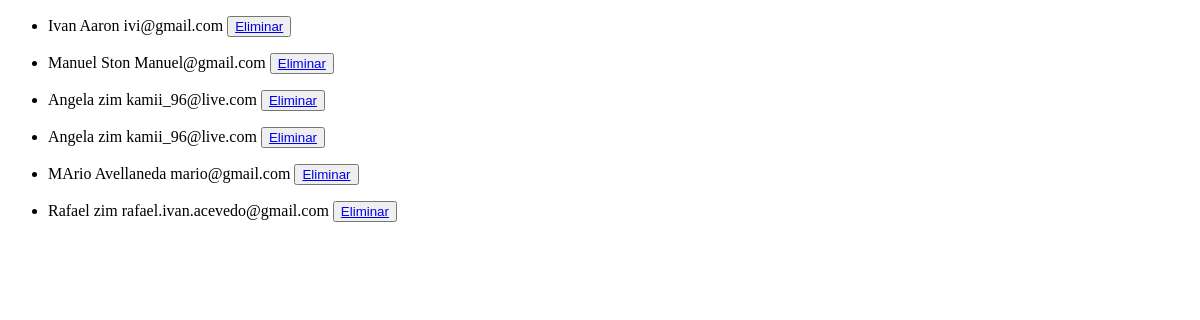
Page /profesor/list on the earlier database version.
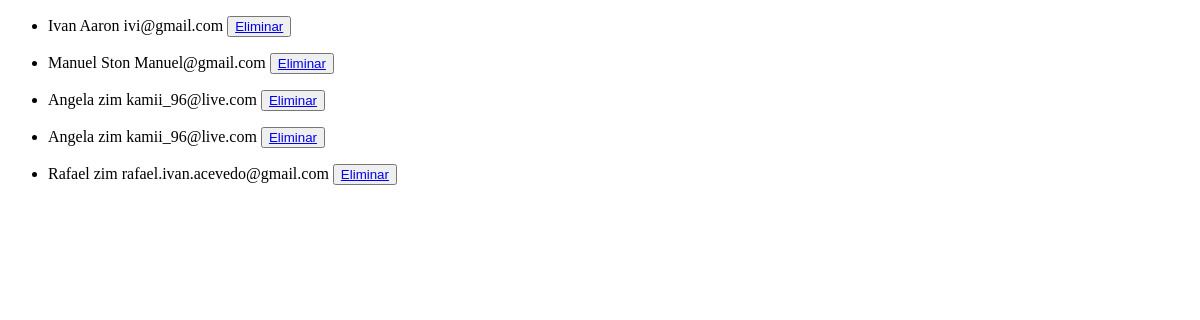
Same page on the later database version.
### Clientes/models.py (models this page shows, shortened)
class Profesor(models.Model):
    nombre= models.CharField(max_length=30 )
    apellido= models.CharField(max_length= 50)
    email= models.EmailField()

### Clientes/views.py (the view)
# urls.py: path('profesor/list',views.profesor_list,name='profesor_list'), #el name es el nombre que tenemos que usar
def profesor_list(request):
    consulta = models.Profesor.objects.all() #la variable consulta accede a la base de datos
    contexto = {"profesores": consulta} # contexto es un diccionario que toma como clave valor a profesores y lo tomado en consulta
    return render (request, "Clientes/profesor_list.html", contexto) #renderiza  la pagina html con el contexto

### Clientes/templates/Clientes/profesor_list.html
{% extends 'Clientes/base.html' %}
{% block contenido %}
    {% for profesor in profesores  %}
       <ul>
            <li>
                {{ profesor.nombre }}
                {{ profesor.apellido }}
                {{ profesor.email }}
                <button>
                    <a href="{% url 'EliminarProfesor' profesor.nombre %}">Eliminar</a>
                </button>
            </li>
       </ul>
    {% endfor %}
{% endblock contenido %}

Differences in the rows shown:
removed Profesor: nombre "MArio", apellido "Avellaneda", email "mario@gmail.com"
